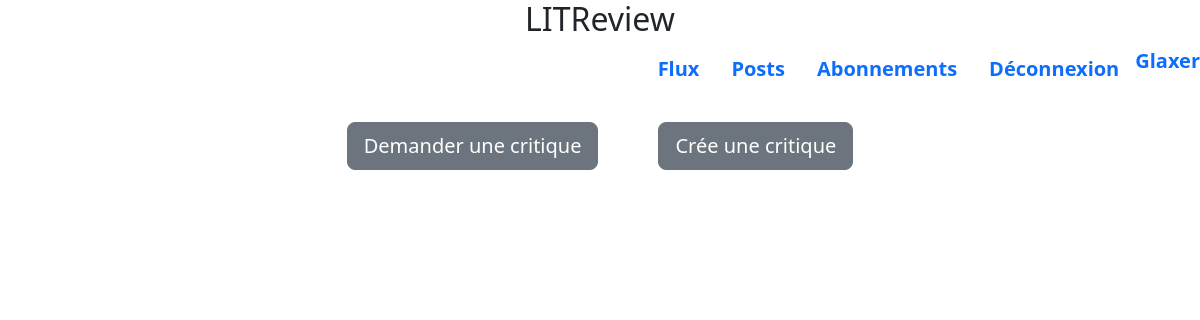
The app's page /flux/ (signed in), older data.
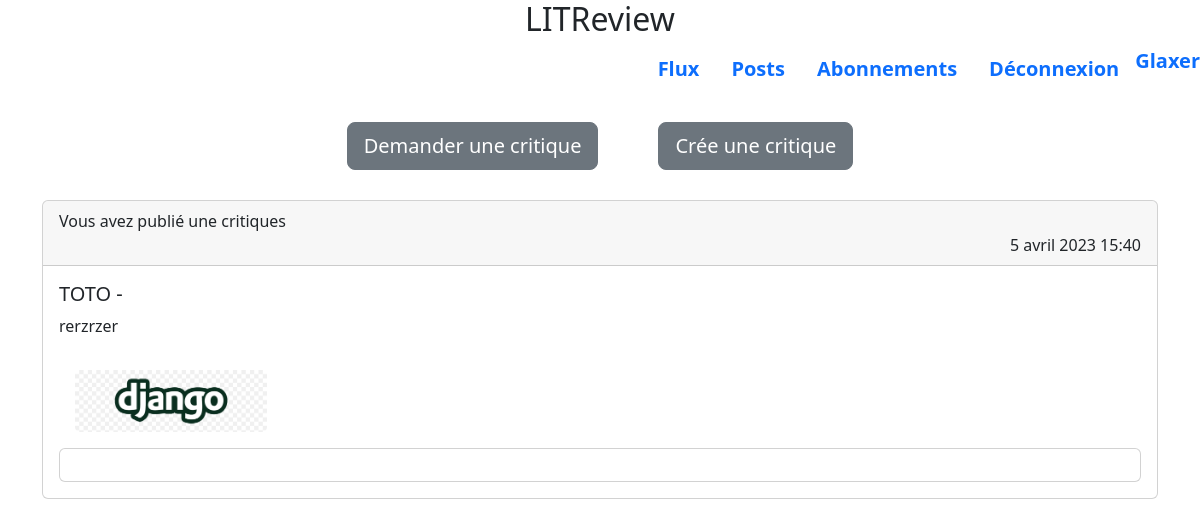
The same page, newer data.
### blog/models.py (models this page shows)
class Ticket(models.Model):
    title = models.fields.CharField(max_length=128, verbose_name="Titre du Livre ")
    description = models.fields.CharField(max_length=2048, verbose_name="Description du ticket ")
    user = models.ForeignKey(
        to=settings.AUTH_USER_MODEL,
        on_delete=models.CASCADE
    )
    image = models.ImageField(null=True, blank=True, verbose_name="Image du livre ")
    time_created = models.DateTimeField(auto_now_add=True)

### blog/views/feed.py (the view)
# urls.py: path('flux/', blog.views.flux, name='flux'),
@login_required
def flux(request):
    reviews_users_followers_list = []
    reviews = Review.objects.filter(user_id=request.user.id)
    tickets = Ticket.objects.filter(user_id=request.user.id)
    list_users_followed = UserFollows.objects.filter(user=request.user)
    list_users_followers = UserFollows.objects.filter(followed_user_id=request.user)
    if list_users_followed is not None:
        for user_followed in list_users_followed:
            reviews_users_followed = Review.objects.filter(user_id=user_followed.followed_user.id)
            tickets_users_followed = Ticket.objects.filter(user_id=user_followed.followed_user.id)
            if reviews_users_followed is not None:
                reviews = (reviews | reviews_users_followed)
            if tickets_users_followed is not None:
                tickets = (tickets | tickets_users_followed)
    if list_users_followers is not None:
        for user_followers in list_users_followers:
            reviews_users_followers = Review.objects.filter(user_id=user_followers.user.id)
            if reviews_users_followers is not None:
                for review_user in reviews_users_followers:
                    reviews_users_followers_list.append(review_user.ticket.id)
                for ticket in tickets:
                    if ticket.id in reviews_users_followers_list:
                        review_user = Review.objects.filter(
                            ticket_id=ticket.id,
                            user_id=user_followers.user.id
                        )
                        reviews = (reviews | review_user)
    reviews = reviews.annotate(content_type=Value('REVIEW', CharField()))
    tickets = tickets.annotate(content_type=Value('TICKET', CharField()))
    posts = sorted(
        chain(reviews, tickets),
        key=lambda post: post.time_created,
        reverse=True
    )
    return render(request, 'blog/flux.html', context={'posts': posts, 'stars': range(1, 5+1)})

### templates/blog/flux.html (shortened to what this page needs)
{% extends 'blog/base.html' %}
{% block content %}
<div class=" ">
    <section class="login-container">
        <div class="center">
            <div class="marge">
                <a class="btn btn-secondary btn-lg" href="{% url 'ajout_tickets' %}"> Demander une critique </a>
            </div>
            <div class="marge">
                <a class="btn btn-secondary btn-lg" href="{% url 'ajout_critique' %}"> Crée une critique </a>
            </div>
        </div>
    </section>
    <section>
        {% for post in posts %}
        <div class="card mb-3">
            <div class="card-header">
                Vous avez publié une critiques
                <div class="text-end">
                    {{post.time_created}}
                </div>
            </div>
            <div class="card-body">
                <h5 class="card-title">{{post.title}} -
                </h5>
                <p class="card-text">{{ post.description}}</p>
                <img src="/media/{{post.image }}" style="width: 12rem;" class="card-img-bottom m-3" alt="...">
                      <div class="card">
                  <div class="card-body">
                </div>
            </div>
        </div>
        {% endfor %}
    </section>
</div>
{% endblock content %}

Row changes from the older to the newer data that the page shows:
added Ticket: time_created "5 avril 2023 15:40", title "TOTO", description "rerzrzer", image (picture)
